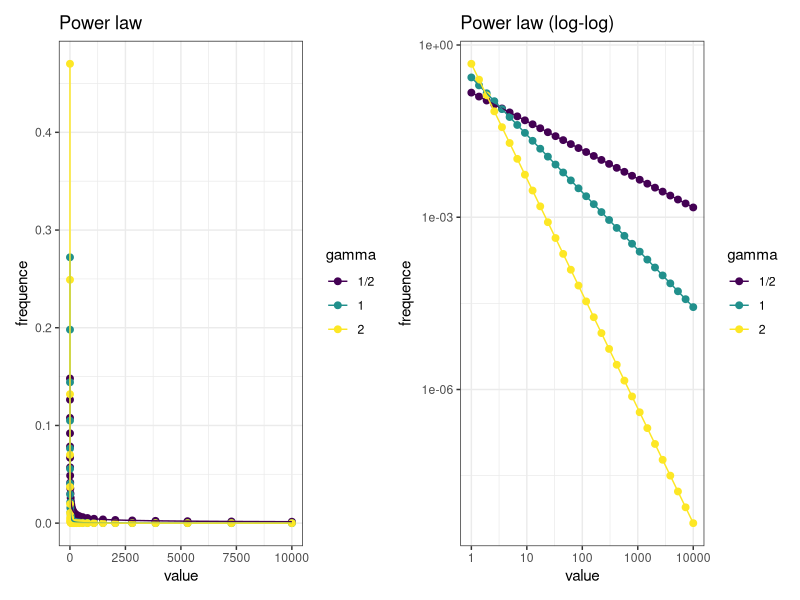
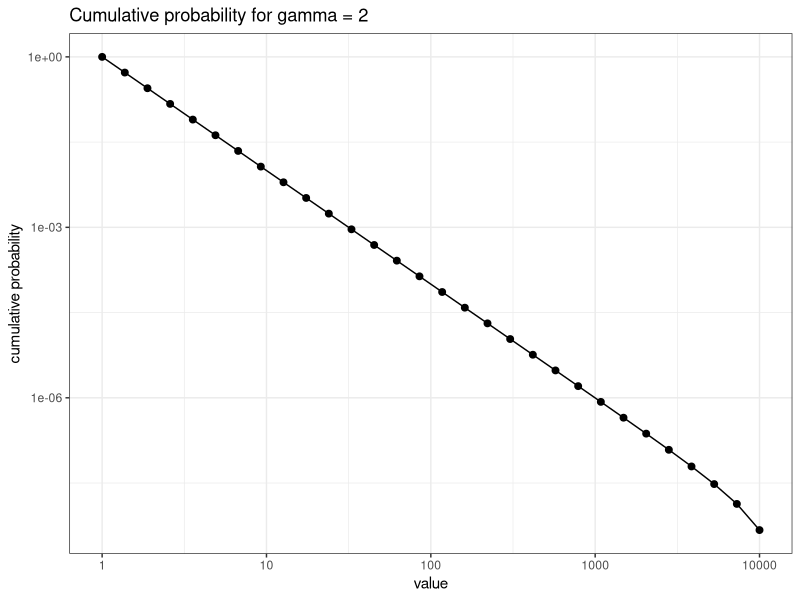
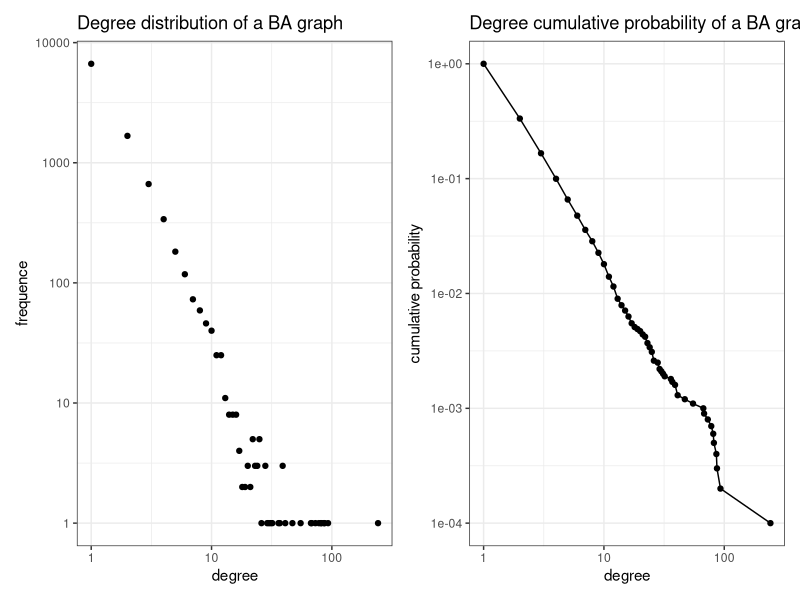
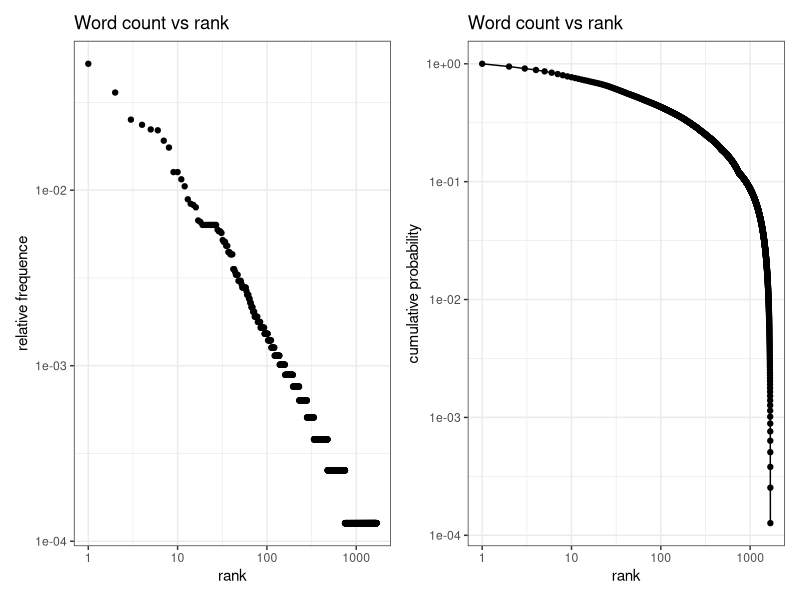

Reproduce these figures in R, in order.
## ---- chunk 1
knitr::opts_chunk$set(echo = TRUE, warning = FALSE, message = FALSE)
## ---- chunk 2
library(data.table)
library(ggplot2)
library(viridis)
library(patchwork)
library(igraph)
library(tm)
## ---- chunk 3
pl_freq <- function(val, gamma){
  
  res <- val^gamma
  res <- res/sum(res)
  
  return(res)
}
## ---- chunk 4
x_pl <- 10^c(seq(0, 4, length.out = 30))
power_law <- data.table(x = x_pl, 
                        y1 = pl_freq(x_pl, -1/2), 
                        y2 = pl_freq(x_pl, -1), 
                        y3 = pl_freq(x_pl, -2))
## ---- chunk 5
pl <- ggplot(melt(power_law, id.vars = "x"), aes(x, value, color = variable)) +
  geom_point(size=2) +
  geom_line() +
  theme_bw() +
  scale_color_viridis_d(name = "gamma", labels = c("1/2", "1", "2")) +
  labs(title = "Power law", x = "value", y = "frequence")

pl_log <- ggplot(melt(power_law, id.vars = "x"), aes(x, value, color = variable)) +
  geom_point(size=2) +
  geom_line() +
  theme_bw() +
  scale_color_viridis_d(name = "gamma", labels = c("1/2", "1", "2")) +
  labs(title = "Power law (log-log)", x = "value", y = "frequence") +
  scale_x_log10() +
  scale_y_log10()
  

pl + pl_log
## ---- chunk 6
power_law <- power_law[order(-x)]
power_law[, pcum_y3 := cumsum(y3)]

ggplot(power_law, aes(x, pcum_y3)) +
  geom_point(size = 2) +
  geom_line() +
  theme_bw() +
  scale_x_log10() +
  scale_y_log10() +
  labs(title = "Cumulative probability for gamma = 2", x = "value", y = "cumulative probability")
## ---- chunk 7
n <- 10000
g <- barabasi.game(n)
deg_df <- data.table(k = degree(g))
deg_dist <- deg_df[ , .N, k][order(-k)]
deg_dist[, cum_pr := cumsum(N)/n]
## ---- chunk 8
sf_dd <- ggplot(deg_dist, aes(k , N)) +
  geom_point() +
  theme_bw() +
  scale_x_log10() +
  scale_y_log10() +
  labs(title = "Degree distribution of a BA graph", x = "degree", y = "frequence")

sf_cdd <- ggplot(deg_dist, aes(k , cum_pr)) +
  geom_point() +
  geom_line() +
  theme_bw() +
  scale_x_log10() +
  scale_y_log10() +
  labs(title = "Degree cumulative probability of a BA graph", x = "degree", y = "cumulative probability")

sf_dd + sf_cdd
## ---- chunk 9
data(acq)
acq <- tm_map(acq, removePunctuation)  
acq <- tm_map(acq, removeNumbers)     
acq <- tm_map(acq, tolower)
acq <- tm_map(acq, stripWhitespace)   
acq <- tm_map(acq, PlainTextDocument) 

wrds <- strsplit(paste(unlist(acq), collapse = " "), ' ')[[1]]

words <- data.table(word = wrds)
freq_words <- words[, .N, words][order(-N)]
freq_words[, `:=`(freq = N/sum(N), rank = 1:nrow(freq_words))]
freq_words <- freq_words[order(-rank)]
freq_words[, p_cum := cumsum(freq)]
## ---- chunk 10
head(freq_words[order(rank)])
tail(freq_words[order(rank)])
## ---- chunk 11
zipf <- ggplot(freq_words, aes(rank , freq)) +
  geom_point() +
  theme_bw() +
  scale_x_log10() +
  scale_y_log10() +
  labs(title = "Word count vs rank", x = "rank", y = "relative frequence")

zipf_cum <- ggplot(freq_words, aes(rank , p_cum)) +
  geom_point() +
  geom_line() +
  theme_bw() +
  scale_x_log10() +
  scale_y_log10() +
  labs(title = "Word count vs rank", x = "rank", y = "cumulative probability")

zipf + zipf_cum
